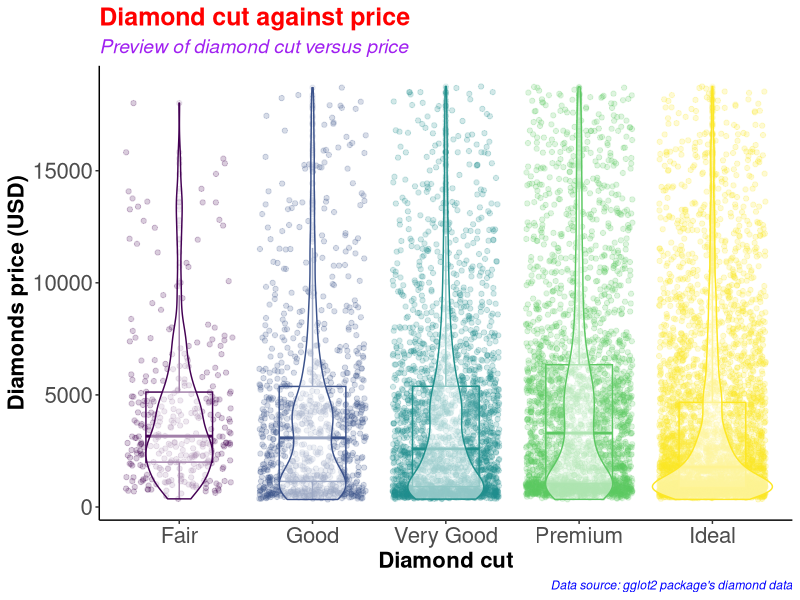
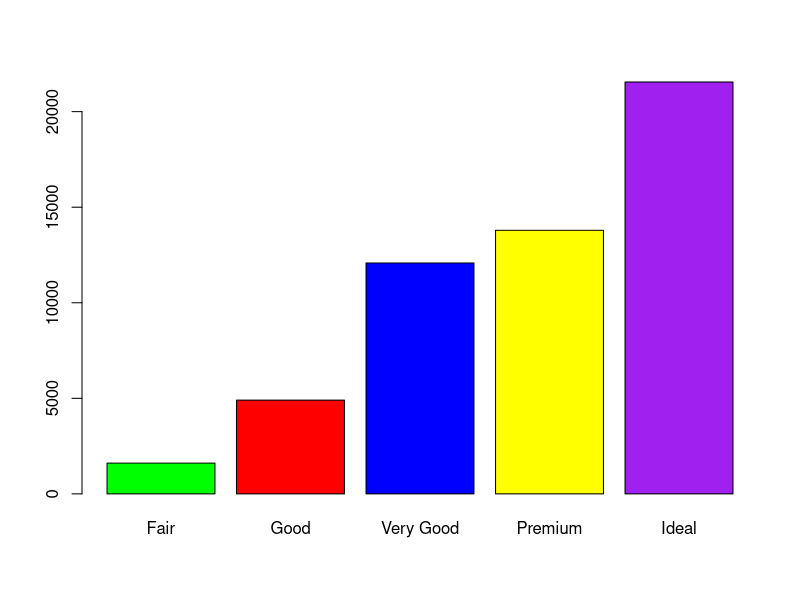
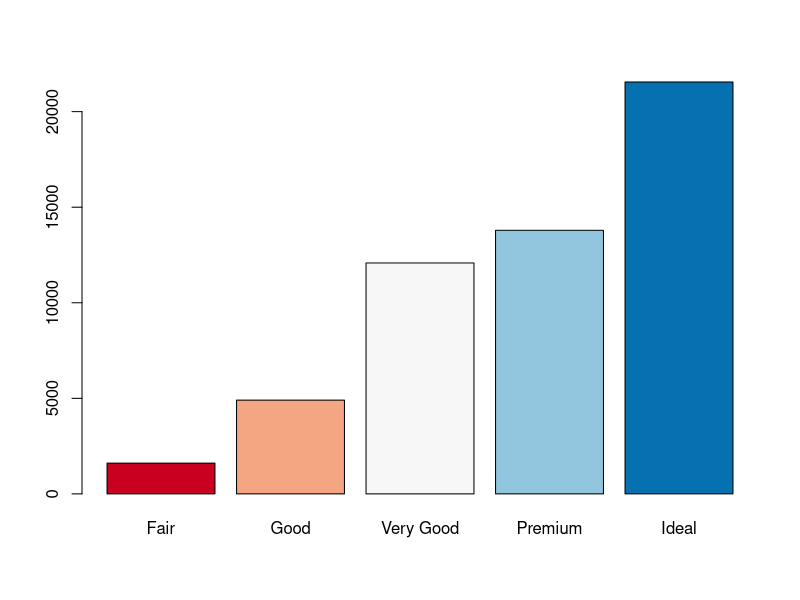
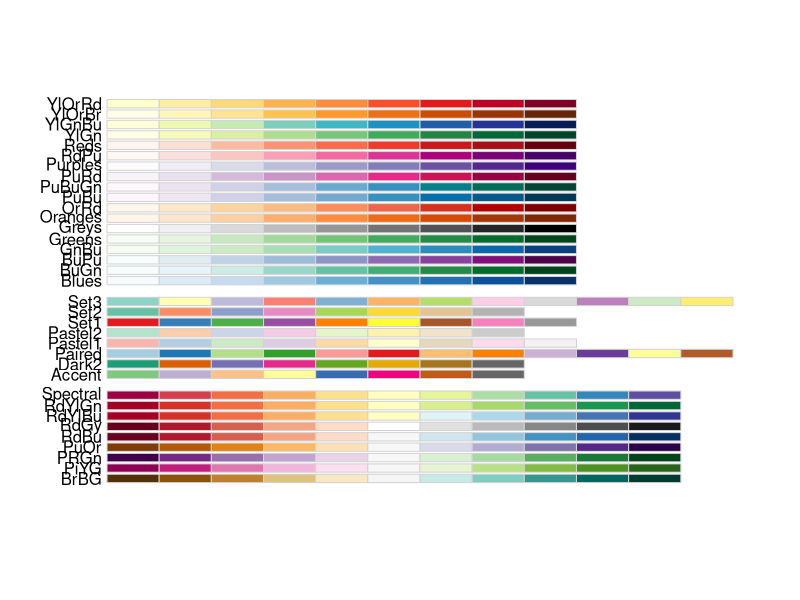
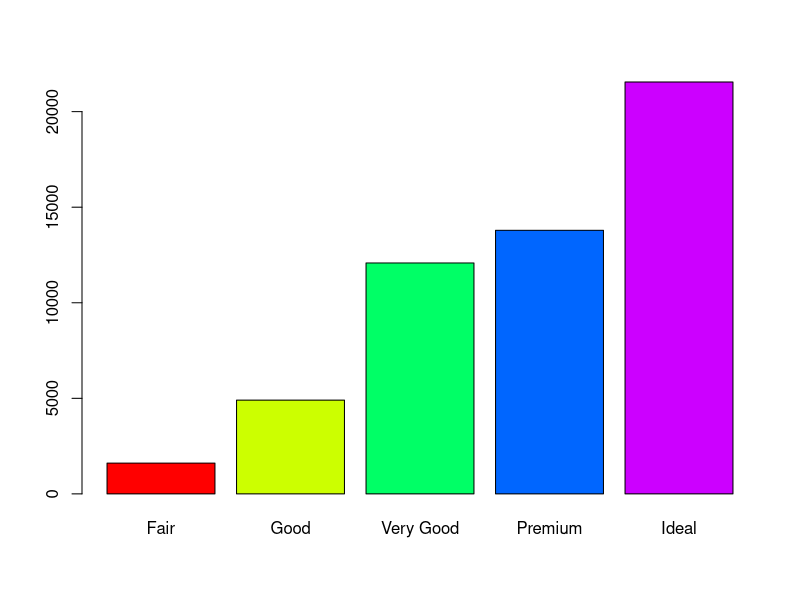
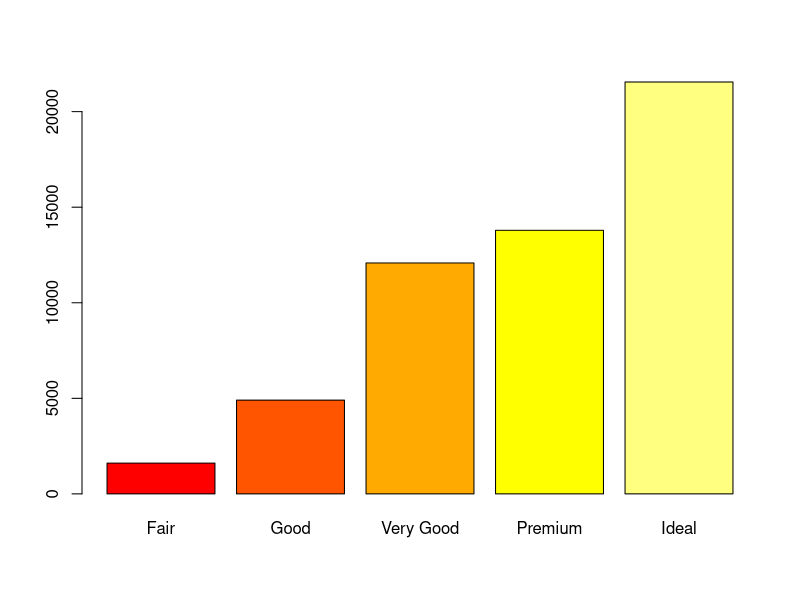
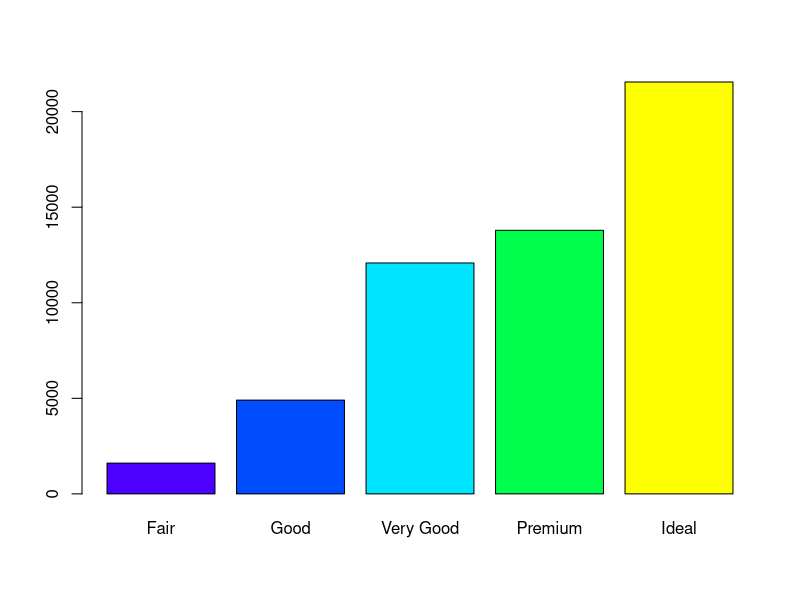
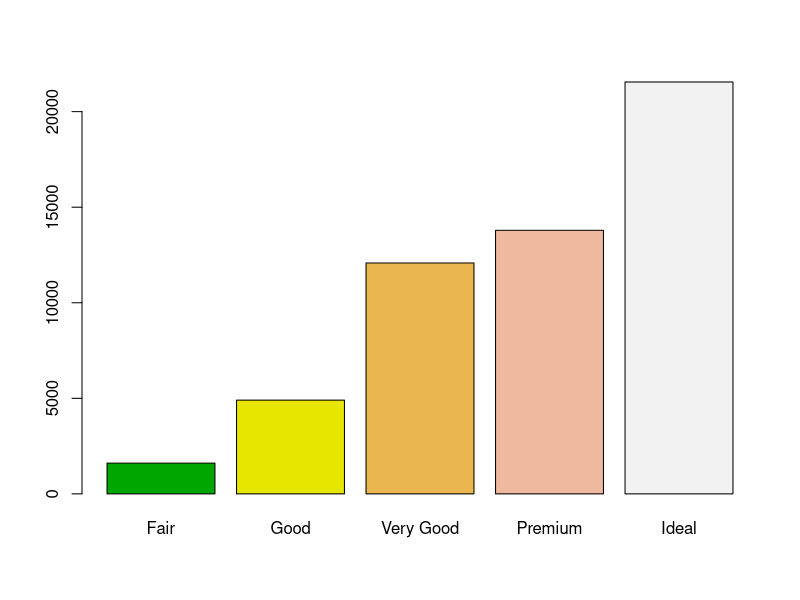

Write the R code that produced these figures, in order.
#########################################
# Name: Wyclife Agumba Oluoch           #   
# E-mail: wyclifeoluoch@gmail.com       #
# GitHub: https://github.com/Wycology   #
# Task: Boxplot and violin plots in one #
# Date: 4th Jan 2021                    #
# Last edited: 12th Sept 2021           #
#########################################

# Loading the necessary libraries for the project

base::library(tidyverse) # This is for data wrangling and plotting.
base::library(RColorBrewer) # This is for generating color pallets for the plots.

diamonds_df <- diamonds # Saving the diamonds data-set to a new object in R.

utils::head(diamonds) # Checking the variables in the data-set for subsequent analyses
base::nrow(diamonds) # Checking for the number of rows in the data. 53940 observations
base::ncol(diamonds) # Checking the number of variables in the data-set. 10 variables

diamonds_df %>% # Picking the diamonds data, and then
  dplyr::slice_sample(n = 0.2*(nrow(diamonds))) %>% # Picking a portion of the data-set
  ggplot2::ggplot(ggplot2::aes(x = cut, y = price, color = cut)) + # Adding the mapping variables
  ggplot2::geom_point(position = "jitter", alpha = 0.2) + # Adding jitter and alpha
  ggplot2::geom_boxplot(alpha = 0.1, width = 0.5) + # Modifying dimensions of the boxplot 
  ggplot2::geom_violin(alpha = 0.5) + # Adding violin plot on top of the box and jitter
  ggplot2::theme_classic() + # Adding my preferred theme for publication.
  ggplot2::theme(legend.position = "none") + # Removing the legend; it is on the x-axis
  ggplot2::labs(x = "Diamond cut", # Labels the x-axis.
       y = "Diamonds price (USD)", # Labeling the y-axis
       title = "Diamond cut against price", # Setting tibble of the plot
       subtitle = "Preview of diamond cut versus price", # Descriptive title beneath TITLE
       caption = "Data source: gglot2 package's diamond data") +
  ggplot2::theme(axis.text = ggplot2::element_text(size=16), # Size of labels on tick-marks
        axis.title = ggplot2::element_text(size=16,face="bold")) + # Size of axis labels
  ggplot2::theme(plot.title = ggplot2::element_text(color = 'red', size = 18, face = 'bold'),
        plot.subtitle = ggplot2::element_text(color = 'purple', size = 14, face = 'italic'),
        plot.caption = ggplot2::element_text(color = 'blue', face = 'italic'))

diamonds %>% # Picking the diamonds data, and then
  dplyr::filter(cut == 'Very Good') %>% # Picking the very good cut 
  base::nrow() # counting the number of rows with very good cut

diamonds %>% 
  dplyr::select(cut) %>% 
  base::table() %>% 
  graphics::barplot(col = c('green', 'red', 'blue', 'yellow', 'purple'))

# Instead of specifying the colors, we can simply use the color brewer panel 

diamonds %>% 
  dplyr::select(cut) %>% 
  base::table() %>% 
  graphics::barplot(col = RColorBrewer::brewer.pal(n = 5, name = "RdBu"))
# To display more brewer colors options to use, run the following function:

RColorBrewer::display.brewer.all()

# Can also use rainbow colors

diamonds %>% 
  dplyr::select(cut) %>% 
  base::table() %>% 
  graphics::barplot(col = grDevices::rainbow(5))

# Can also use heat.colors
diamonds %>% 
  dplyr::select(cut) %>% 
  base::table() %>% 
  graphics::barplot(col = grDevices::heat.colors(5))

# Can also use topographic colors

diamonds %>% 
  dplyr::select(cut) %>% 
  base::table() %>% 
  graphics::barplot(col = grDevices::topo.colors(5))

# Can also use terrain colors for the plot
diamonds %>% 
  dplyr::select(cut) %>% 
  base::table() %>% 
  graphics::barplot(col = grDevices::terrain.colors(5))

# Can also use cm.colors
diamonds %>% 
  dplyr::select(cut) %>% 
  base::table() %>% 
  graphics::barplot(col = grDevices::cm.colors(5)) 

# That is awesome. Good for the day.
